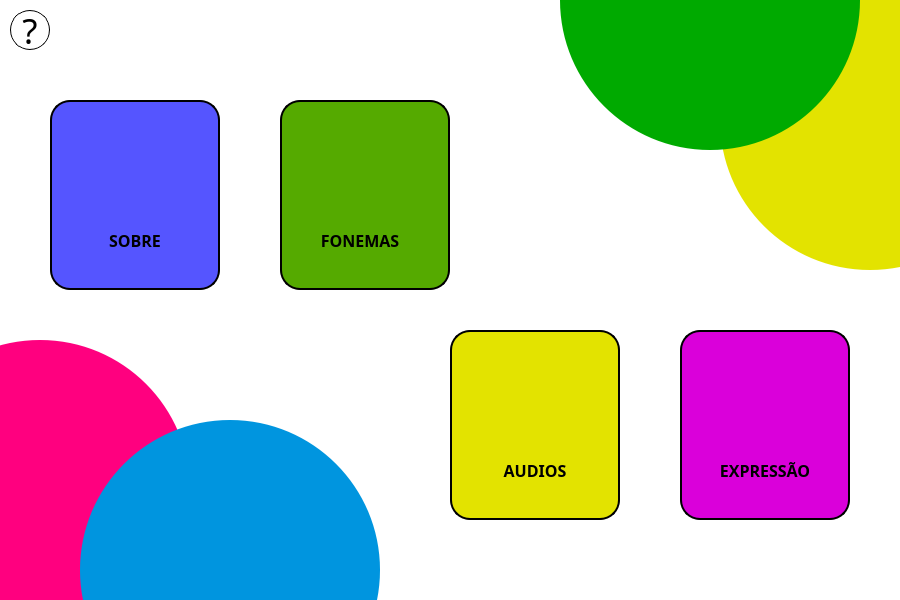
<?xml version="1.0" encoding="UTF-8"?>
<ui version="4.0">
 <class>MainWindow</class>
 <widget class="QMainWindow" name="MainWindow">
  <property name="geometry">
   <rect>
    <x>0</x>
    <y>0</y>
    <width>900</width>
    <height>600</height>
   </rect>
  </property>
  <property name="minimumSize">
   <size>
    <width>900</width>
    <height>600</height>
   </size>
  </property>
  <property name="maximumSize">
   <size>
    <width>900</width>
    <height>600</height>
   </size>
  </property>
  <property name="windowTitle">
   <string>PRINCIPAL</string>
  </property>
  <widget class="QWidget" name="centralwidget">
   <property name="minimumSize">
    <size>
     <width>900</width>
     <height>600</height>
    </size>
   </property>
   <widget class="QFrame" name="frame">
    <property name="geometry">
     <rect>
      <x>0</x>
      <y>0</y>
      <width>900</width>
      <height>600</height>
     </rect>
    </property>
    <property name="minimumSize">
     <size>
      <width>900</width>
      <height>600</height>
     </size>
    </property>
    <property name="styleSheet">
     <string notr="true">background-color: rgb(255, 255, 255);</string>
    </property>
    <property name="frameShape">
     <enum>QFrame::NoFrame</enum>
    </property>
    <property name="frameShadow">
     <enum>QFrame::Plain</enum>
    </property>
    <widget class="QFrame" name="frame_6">
     <property name="geometry">
      <rect>
       <x>-110</x>
       <y>340</y>
       <width>300</width>
       <height>300</height>
      </rect>
     </property>
     <property name="styleSheet">
      <string notr="true">background-color: rgb(255, 0, 127);
border-radius: 150px;</string>
     </property>
     <property name="frameShape">
      <enum>QFrame::NoFrame</enum>
     </property>
     <property name="frameShadow">
      <enum>QFrame::Raised</enum>
     </property>
    </widget>
    <widget class="QFrame" name="frame_7">
     <property name="geometry">
      <rect>
       <x>80</x>
       <y>420</y>
       <width>300</width>
       <height>300</height>
      </rect>
     </property>
     <property name="styleSheet">
      <string notr="true">background-color:rgb(0, 149, 223);
border-radius: 150px;</string>
     </property>
     <property name="frameShape">
      <enum>QFrame::NoFrame</enum>
     </property>
     <property name="frameShadow">
      <enum>QFrame::Raised</enum>
     </property>
    </widget>
    <widget class="QFrame" name="frame_8">
     <property name="geometry">
      <rect>
       <x>720</x>
       <y>-30</y>
       <width>300</width>
       <height>300</height>
      </rect>
     </property>
     <property name="styleSheet">
      <string notr="true">background-color:rgb(227, 227, 0);
border-radius: 150px;</string>
     </property>
     <property name="frameShape">
      <enum>QFrame::NoFrame</enum>
     </property>
     <property name="frameShadow">
      <enum>QFrame::Raised</enum>
     </property>
    </widget>
    <widget class="QFrame" name="frame_9">
     <property name="geometry">
      <rect>
       <x>560</x>
       <y>-150</y>
       <width>300</width>
       <height>300</height>
      </rect>
     </property>
     <property name="styleSheet">
      <string notr="true">background-color: rgb(0, 170, 0);
border-radius: 150px;</string>
     </property>
     <property name="frameShape">
      <enum>QFrame::NoFrame</enum>
     </property>
     <property name="frameShadow">
      <enum>QFrame::Raised</enum>
     </property>
    </widget>
    <widget class="QPushButton" name="bt_sobre">
     <property name="geometry">
      <rect>
       <x>50</x>
       <y>100</y>
       <width>170</width>
       <height>190</height>
      </rect>
     </property>
     <property name="font">
      <font>
       <family>Berlin Sans FB</family>
       <pointsize>12</pointsize>
       <weight>50</weight>
       <bold>false</bold>
      </font>
     </property>
     <property name="styleSheet">
      <string notr="true">QAbstractButton{
	background-color: rgb(85, 85, 255);
	border: 2px solid rgb(0, 0, 0);
	border-radius: 20px;
}
QAbstractButton:hover{
background-color: rgb(114, 101, 255);
}</string>
     </property>
     <property name="text">
      <string/>
     </property>
    </widget>
    <widget class="QPushButton" name="bt_fonemas">
     <property name="geometry">
      <rect>
       <x>280</x>
       <y>100</y>
       <width>170</width>
       <height>190</height>
      </rect>
     </property>
     <property name="styleSheet">
      <string notr="true">QAbstractButton{
	background-color: rgb(85, 170, 0);
	border: 2px solid rgb(0, 0, 0);
	border-radius: 20px;
}
QAbstractButton:hover{
background-color: rgb(97, 194, 0);
}
</string>
     </property>
     <property name="text">
      <string/>
     </property>
    </widget>
    <widget class="QPushButton" name="bt_audios">
     <property name="geometry">
      <rect>
       <x>450</x>
       <y>330</y>
       <width>170</width>
       <height>190</height>
      </rect>
     </property>
     <property name="styleSheet">
      <string notr="true">QAbstractButton{
	background-color: rgb(227, 227, 0);
	border: 2px solid rgb(0, 0, 0);
	border-radius: 20px;
}
QAbstractButton:hover{
background-color: rgb(248, 248, 0);
}</string>
     </property>
     <property name="text">
      <string/>
     </property>
    </widget>
    <widget class="QPushButton" name="bt_gravacao">
     <property name="geometry">
      <rect>
       <x>680</x>
       <y>330</y>
       <width>170</width>
       <height>190</height>
      </rect>
     </property>
     <property name="styleSheet">
      <string notr="true">QAbstractButton{
	background-color: rgb(218, 0, 218);
	border: 2px solid rgb(0, 0, 0);
	border-radius: 20px;
}
QAbstractButton:hover{
background-color: rgb(252, 0, 252);
}
</string>
     </property>
     <property name="text">
      <string/>
     </property>
    </widget>
    <widget class="QLabel" name="label">
     <property name="geometry">
      <rect>
       <x>85</x>
       <y>230</y>
       <width>100</width>
       <height>20</height>
      </rect>
     </property>
     <property name="font">
      <font>
       <family>Berlin Sans FB Demi</family>
       <pointsize>12</pointsize>
       <weight>75</weight>
       <bold>true</bold>
      </font>
     </property>
     <property name="styleSheet">
      <string notr="true">QLabel{
background-color: 0;
}</string>
     </property>
     <property name="text">
      <string>SOBRE</string>
     </property>
     <property name="alignment">
      <set>Qt::AlignCenter</set>
     </property>
    </widget>
    <widget class="QFrame" name="frame_2">
     <property name="geometry">
      <rect>
       <x>65</x>
       <y>120</y>
       <width>140</width>
       <height>90</height>
      </rect>
     </property>
     <property name="styleSheet">
      <string notr="true">QFrame{
	border-radius: 10px;
	background-color: 0;
	background-image: url(:/imagens_programa/fonemas.png);
}</string>
     </property>
     <property name="frameShape">
      <enum>QFrame::NoFrame</enum>
     </property>
     <property name="frameShadow">
      <enum>QFrame::Raised</enum>
     </property>
    </widget>
    <widget class="QLabel" name="label_2">
     <property name="geometry">
      <rect>
       <x>310</x>
       <y>230</y>
       <width>100</width>
       <height>20</height>
      </rect>
     </property>
     <property name="font">
      <font>
       <family>Berlin Sans FB Demi</family>
       <pointsize>12</pointsize>
       <weight>75</weight>
       <bold>true</bold>
      </font>
     </property>
     <property name="styleSheet">
      <string notr="true">QLabel{
background-color: 0;
}</string>
     </property>
     <property name="text">
      <string>FONEMAS</string>
     </property>
     <property name="alignment">
      <set>Qt::AlignCenter</set>
     </property>
    </widget>
    <widget class="QLabel" name="label_3">
     <property name="geometry">
      <rect>
       <x>485</x>
       <y>460</y>
       <width>100</width>
       <height>20</height>
      </rect>
     </property>
     <property name="font">
      <font>
       <family>Berlin Sans FB Demi</family>
       <pointsize>12</pointsize>
       <weight>75</weight>
       <bold>true</bold>
      </font>
     </property>
     <property name="styleSheet">
      <string notr="true">QLabel{
background-color: 0;
}</string>
     </property>
     <property name="text">
      <string>AUDIOS</string>
     </property>
     <property name="alignment">
      <set>Qt::AlignCenter</set>
     </property>
    </widget>
    <widget class="QLabel" name="label_4">
     <property name="geometry">
      <rect>
       <x>715</x>
       <y>460</y>
       <width>100</width>
       <height>20</height>
      </rect>
     </property>
     <property name="font">
      <font>
       <family>Berlin Sans FB Demi</family>
       <pointsize>12</pointsize>
       <weight>75</weight>
       <bold>true</bold>
      </font>
     </property>
     <property name="styleSheet">
      <string notr="true">QLabel{
background-color: 0;
}</string>
     </property>
     <property name="text">
      <string>EXPRESSÃO</string>
     </property>
     <property name="alignment">
      <set>Qt::AlignCenter</set>
     </property>
    </widget>
    <widget class="QPushButton" name="bt_info">
     <property name="geometry">
      <rect>
       <x>10</x>
       <y>10</y>
       <width>40</width>
       <height>40</height>
      </rect>
     </property>
     <property name="font">
      <font>
       <family>Berlin Sans FB</family>
       <pointsize>26</pointsize>
      </font>
     </property>
     <property name="styleSheet">
      <string notr="true">QAbstractButton{
	background-color: rgb(255, 255, 255);
	border: 1px solid black;
	border-radius: 20px;
}
QAbstractButton:hover{
background-color: rgb(231, 231, 231);
}</string>
     </property>
     <property name="text">
      <string>?</string>
     </property>
    </widget>
    <widget class="QFrame" name="frame_3">
     <property name="geometry">
      <rect>
       <x>295</x>
       <y>120</y>
       <width>141</width>
       <height>91</height>
      </rect>
     </property>
     <property name="styleSheet">
      <string notr="true">QFrame{
	border-radius: 10px;
	background-color: 0;
	background-image: url(:/imagens_programa/fonemas.png);
}</string>
     </property>
     <property name="frameShape">
      <enum>QFrame::NoFrame</enum>
     </property>
     <property name="frameShadow">
      <enum>QFrame::Raised</enum>
     </property>
    </widget>
    <widget class="QFrame" name="frame_10">
     <property name="geometry">
      <rect>
       <x>465</x>
       <y>350</y>
       <width>141</width>
       <height>91</height>
      </rect>
     </property>
     <property name="styleSheet">
      <string notr="true">QFrame{
	border-radius: 10px;
	background-color: 0;
	background-image: url(:/imagens_programa/fonemas.png);
}</string>
     </property>
     <property name="frameShape">
      <enum>QFrame::NoFrame</enum>
     </property>
     <property name="frameShadow">
      <enum>QFrame::Raised</enum>
     </property>
    </widget>
    <widget class="QFrame" name="frame_4">
     <property name="geometry">
      <rect>
       <x>695</x>
       <y>350</y>
       <width>141</width>
       <height>91</height>
      </rect>
     </property>
     <property name="styleSheet">
      <string notr="true">QFrame{
	border-radius: 10px;
	background-color: 0;
	background-image: url(:/imagens_programa/fonemas.png);
}</string>
     </property>
     <property name="frameShape">
      <enum>QFrame::NoFrame</enum>
     </property>
     <property name="frameShadow">
      <enum>QFrame::Raised</enum>
     </property>
    </widget>
   </widget>
  </widget>
 </widget>
 <resources>
  <include location="../imagens/imagens.qrc"/>
 </resources>
 <connections/>
</ui>
